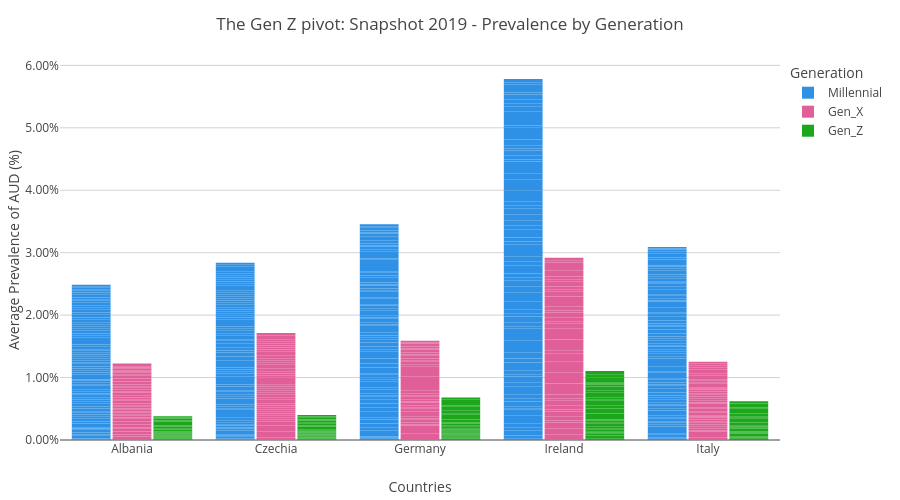

Here is the notebook cell this chart was saved with:
### Code cell
fig.update_layout(
    plot_bgcolor='white',
    xaxis=dict(showgrid=False),
    yaxis=dict(showgrid=True, gridcolor='lightgrey'),
    legend=dict(
        orientation='v',
        yanchor='top',
        y=1,
        xanchor='right',
        x=1.15
    ),
    margin=dict(l=60, r=60, t=60, b=60),
    height=500,
    width=900
)

### Figure 1 — Plotly figure (JSON) as saved in the notebook; plotly's stock layout.template omitted (floating-point values rounded to 4 significant figures; data arrays with more than 128 entries replaced by an {"elided": "..."} marker saying what was removed)
{"data": [{"alignmentgroup": "True", "hovertemplate": "Generation=Millennial<br>Countries=%{x}<br>Average Prevalence of AUD (%)=%{y}<extra></extra>", "legendgroup": "Millennial", "marker": {"color": "#2E91E5", "line": {"color": "rgba(0,0,0,0)", "width": 0}, "pattern": {"shape": ""}}, "name": "Millennial", "offsetgroup": "Millennial", "orientation": "v", "showlegend": true, "textposition": "auto", "type": "bar", "x": {"elided": "480 str values"}, "xaxis": "x", "y": {"elided": "480 float values"}, "yaxis": "y"}, {"alignmentgroup": "True", "hovertemplate": "Generation=Gen_X<br>Countries=%{x}<br>Average Prevalence of AUD (%)=%{y}<extra></extra>", "legendgroup": "Gen_X", "marker": {"color": "#E15F99", "line": {"color": "rgba(0,0,0,0)", "width": 0}, "pattern": {"shape": ""}}, "name": "Gen_X", "offsetgroup": "Gen_X", "orientation": "v", "showlegend": true, "textposition": "auto", "type": "bar", "x": {"elided": "255 str values"}, "xaxis": "x", "y": {"elided": "255 float values"}, "yaxis": "y"}, {"alignmentgroup": "True", "hovertemplate": "Generation=Gen_Z<br>Countries=%{x}<br>Average Prevalence of AUD (%)=%{y}<extra></extra>", "legendgroup": "Gen_Z", "marker": {"color": "#1CA71C", "line": {"color": "rgba(0,0,0,0)", "width": 0}, "pattern": {"shape": ""}}, "name": "Gen_Z", "offsetgroup": "Gen_Z", "orientation": "v", "showlegend": true, "textposition": "auto", "type": "bar", "x": {"elided": "165 str values"}, "xaxis": "x", "y": {"elided": "165 float values"}, "yaxis": "y"}], "layout": {"bargap": 0.15, "bargroupgap": 0.05, "barmode": "group", "height": 500, "legend": {"orientation": "v", "title": {"text": "Generation"}, "tracegroupgap": 0, "x": 1.15, "xanchor": "right", "y": 1, "yanchor": "top"}, "margin": {"b": 60, "l": 60, "r": 60, "t": 60}, "plot_bgcolor": "white", "title": {"text": "The Gen Z pivot: Snapshot 2019 - Prevalence by Generation"}, "width": 900, "xaxis": {"anchor": "y", "domain": [0, 1], "showgrid": false, "title": {"text": "Countries"}}, "yaxis": {"anchor": "x", "domain": [0, 1], "gridcolor": "lightgrey", "showgrid": true, "tickformat": ".2f", "ticksuffix": "%", "title": {"text": "Average Prevalence of AUD (%)"}}}}
